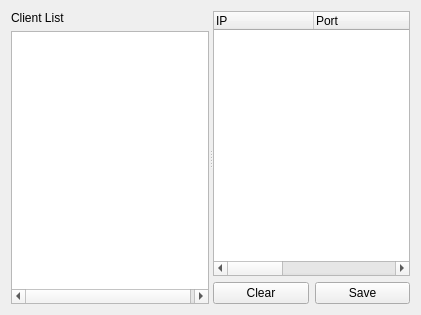
<?xml version="1.0" encoding="UTF-8"?>
<ui version="4.0">
 <class>ChatServerForm</class>
 <widget class="QWidget" name="ChatServerForm">
  <property name="geometry">
   <rect>
    <x>0</x>
    <y>0</y>
    <width>421</width>
    <height>315</height>
   </rect>
  </property>
  <property name="windowTitle">
   <string>Chatting Server</string>
  </property>
  <layout class="QHBoxLayout" name="horizontalLayout_3">
   <item>
    <widget class="QSplitter" name="splitter">
     <property name="orientation">
      <enum>Qt::Horizontal</enum>
     </property>
     <widget class="QWidget" name="layoutWidget">
      <layout class="QVBoxLayout" name="clientListVerticalLayout">
       <item>
        <widget class="QLabel" name="clientListLabel">
         <property name="text">
          <string>Client List</string>
         </property>
        </widget>
       </item>
       <item>
        <widget class="QTreeWidget" name="clientTreeWidget">
         <property name="selectionBehavior">
          <enum>QAbstractItemView::SelectItems</enum>
         </property>
         <property name="rootIsDecorated">
          <bool>false</bool>
         </property>
         <property name="headerHidden">
          <bool>true</bool>
         </property>
         <column>
          <property name="text">
           <string>Status</string>
          </property>
         </column>
         <column>
          <property name="text">
           <string>Name</string>
          </property>
         </column>
        </widget>
       </item>
       <item>
        <layout class="QHBoxLayout" name="horizontalLayout"/>
       </item>
      </layout>
     </widget>
     <widget class="QWidget" name="layoutWidget">
      <layout class="QVBoxLayout" name="messageVerticalLayout">
       <item>
        <widget class="QTreeWidget" name="messageTreeWidget">
         <property name="rootIsDecorated">
          <bool>false</bool>
         </property>
         <property name="wordWrap">
          <bool>true</bool>
         </property>
         <column>
          <property name="text">
           <string>IP</string>
          </property>
         </column>
         <column>
          <property name="text">
           <string>Port</string>
          </property>
         </column>
         <column>
          <property name="text">
           <string>ID</string>
          </property>
         </column>
         <column>
          <property name="text">
           <string>Name</string>
          </property>
         </column>
         <column>
          <property name="text">
           <string>Message</string>
          </property>
         </column>
         <column>
          <property name="text">
           <string>Time</string>
          </property>
         </column>
        </widget>
       </item>
       <item>
        <layout class="QHBoxLayout" name="messageLayout">
         <item>
          <widget class="QPushButton" name="clearPushButton">
           <property name="text">
            <string>Clear</string>
           </property>
          </widget>
         </item>
         <item>
          <widget class="QPushButton" name="savePushButton">
           <property name="text">
            <string>Save</string>
           </property>
          </widget>
         </item>
        </layout>
       </item>
      </layout>
     </widget>
    </widget>
   </item>
  </layout>
 </widget>
 <resources/>
 <connections>
  <connection>
   <sender>clearPushButton</sender>
   <signal>clicked()</signal>
   <receiver>messageTreeWidget</receiver>
   <slot>clear()</slot>
   <hints>
    <hint type="sourcelabel">
     <x>270</x>
     <y>295</y>
    </hint>
    <hint type="destinationlabel">
     <x>288</x>
     <y>195</y>
    </hint>
   </hints>
  </connection>
 </connections>
</ui>
